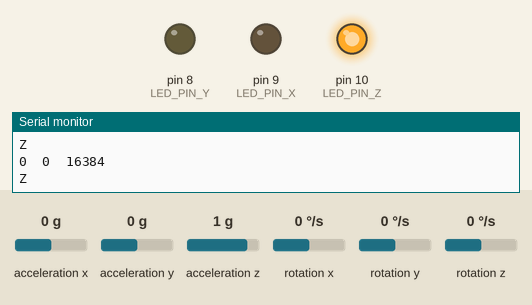
A sketch run on a simulated Arduino Uno, built with avr-gcc and run on an emulated ATmega328P. Parts: output pins drawn as LEDs (lit = HIGH), the last lines printed to the serial monitor. Dashed ring = blinking. The inputs (shaded band) are chosen by the test bench; at power-on: acceleration x 0 g, acceleration y 0 g, acceleration z 1 g, rotation x 0 °/s, rotation y 0 °/s, rotation z 0 °/s.

Above: at 1.2 s.
1.3 s: acceleration x set to -0.8 g
At 1.66 s:
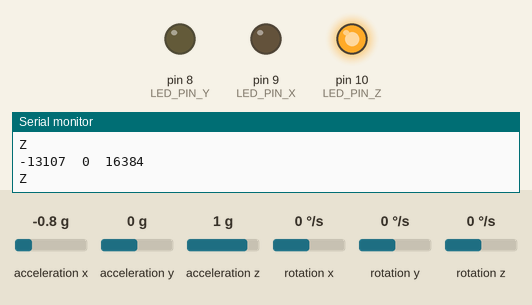
4.3 s: acceleration x set to -1.1 g
At 4.9 s:
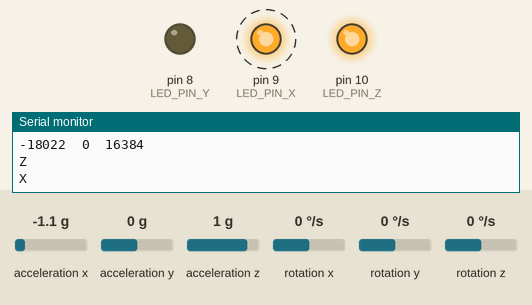
7.3 s: acceleration y set to -0.8 g
10.3 s: acceleration y set to -1.1 g
At 11.6 s:
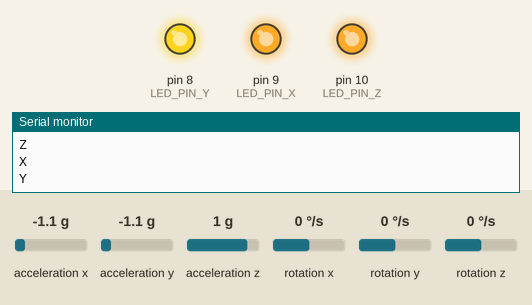
11.9 s: acceleration y set to 0 g
At 12.5 s:
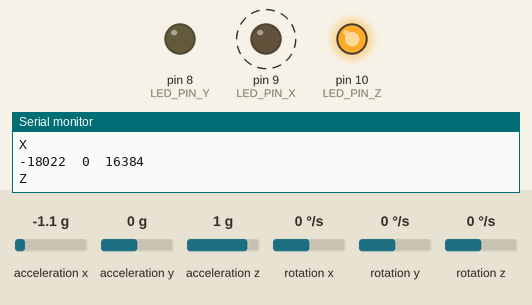
14.9 s: acceleration z set to 0.8 g
At 17.44 s:
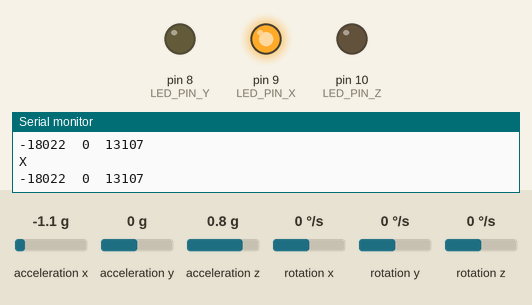
Timing chart, 0 to 18.9 s (numbered marks = the images above; inputs shaded):
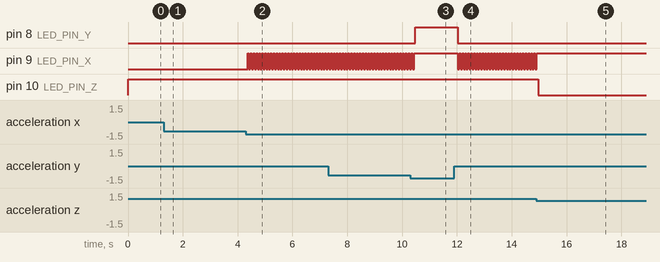

The sketch:

mpu6050_led_test.ino
```cpp
#include "I2Cdev.h" // I2C library
#include "MPU6050.h" // MPU6050 library
#include "Wire.h" // Wire library

MPU6050 accelgyro;
int16_t ax, ay, az;
int16_t gx, gy, gz;

#define OUTPUT_READABLE_ACCELGYRO
#define LED_PIN_Z 10 // Set LED to pin 10
#define LED_PIN_X 9 // Set LED to pin 9
#define LED_PIN_Y 8  // Set LED to pin 8

bool blinkState = false;

void setup() {

  Wire.begin(); // Start wire library
  Serial.begin(9600); // Start serial
  accelgyro.initialize(); // Start mpu6050
  pinMode(LED_PIN_Z, OUTPUT); // Set LED pin as output
  pinMode(LED_PIN_X, OUTPUT); // Set LED pin as output
  pinMode(LED_PIN_Y, OUTPUT); // Set LED pin as output
}

void loop() {

  accelgyro.getMotion6(&ax, &ay, &az, &gx, &gy, &gz); // Read mps6050
    Serial.print(ax); Serial.print("\t"); // Print X
    Serial.print(ay); Serial.print("\t"); // Print Y
    Serial.println(az); // Print Z

  if(16000 <= az or -16000 >= az) // If within range of the Z axis LED lights up
  {
    digitalWrite(LED_PIN_Z, HIGH); // Turn LED on
    Serial.println("Z"); // Serial print
    delay(50);
  }

  if(16000 <= ax or -16000 >= ax) // If within range of the X axis LED lights up
  {
    digitalWrite(LED_PIN_X, HIGH); // Turn LED on
    Serial.println("X"); // Serial print
    delay(50);
  }

  if(16000 <= ay or -16000 >= ay) // If within range of the Y axis LED lights up
  {
    digitalWrite(LED_PIN_Y, HIGH); // Turn LED on
    Serial.println("Y"); // Serial print
    delay(50);
  }

  else // Turn LED's off when out of range
  {
    digitalWrite(LED_PIN_Z, LOW); // Turn LED off
    digitalWrite(LED_PIN_X, LOW); // Turn LED off
    digitalWrite(LED_PIN_Y, LOW); // Turn LED off
  }
}
```

Measured:
- the behaviour switches between -0.9 and -1 g on acceleration x (found by bisection; images 1 and 2)
- the behaviour switches between -0.9 and -1 g on acceleration y (found by bisection; images 2 and 3)
- the behaviour switches between 1 and 0.9 g on acceleration z (found by bisection; images 4 and 5)
- after the input at 1.3 s, pin 10 (LED_PIN_Z): stays HIGH (without the input it goes to LOW after 3.0 s)
- after the input at 4.3 s, pin 9 (LED_PIN_X): alternates HIGH for 0.05 s and LOW for 0.05 s, starting after 0.06 s
- after the input at 10.3 s, pin 8 (LED_PIN_Y): LOW → HIGH after 0.19 s; pin 9 (LED_PIN_X): goes on until 10.4 s, then stays HIGH
- after the input at 11.9 s, pin 8 (LED_PIN_Y): HIGH → LOW after 0.13 s; pin 9 (LED_PIN_X): alternates HIGH for 0.05 s and LOW for 0.05 s, starting after 0.13 s
- after the input at 14.9 s, pin 9 (LED_PIN_X): goes on until 14.9 s, then stays HIGH; pin 10 (LED_PIN_Z): HIGH → LOW after 0.06 s
